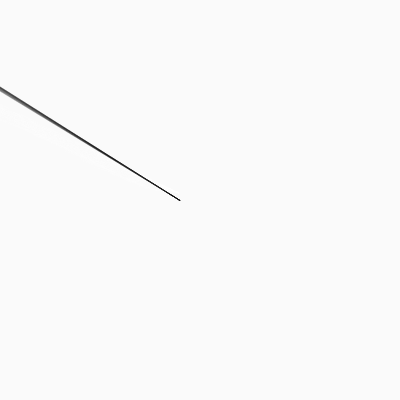
Frame 1 (no input)
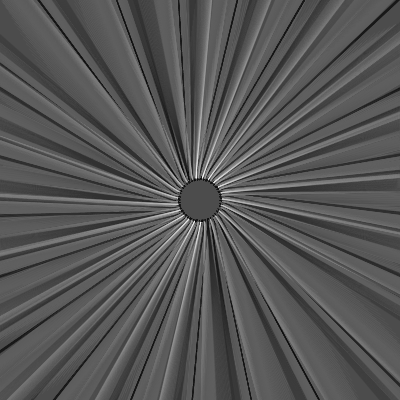
Frame 60 (no input)
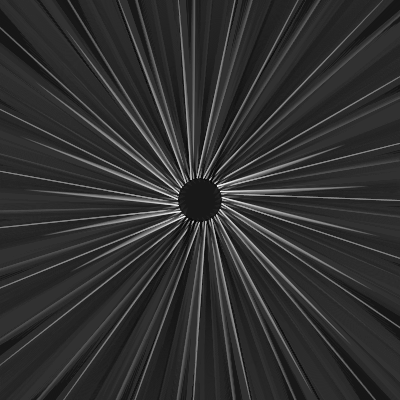
Frame 120 (the mouse pressed at the canvas centre since frame 60)

The p5.js sketch that drew these frames (run headless with seeded random() and noise() and a simulated clock; from frame 60 on, the mouse is pressed at the canvas centre):

// p5.js sketch
// ── sketch.js
// File: 091518

let ellipseDiameter

let numThings

function setup(){
  createCanvas(400,400)
  background(0)
  pixelDensity(displayDensity())
  ellipseMode(CENTER)
  // angleMode(DEGREES)
  ellipseDiameter = 10
  numThings = 100
  
}


function draw(){
  background(0,5)

  let t = map(sin(frameCount * 0.01), -1, 1, 0, 1)


  push()
  translate(width/2, height/2)
  rotate(3 * frameCount)
  for (var i = 1; i <= numThings; i++) {
    push()
    let x = bezierPoint(ellipseDiameter, ellipseDiameter * i,(width - ellipseDiameter), (width - ellipseDiameter), t)
    
    let y = bezierPoint(ellipseDiameter, ellipseDiameter * i,(height - ellipseDiameter) * -(i/height), (height - ellipseDiameter), t)
  
    noStroke()
    fill(255)
    // ellipse(x,y,2 * ellipseDiameter,ellipseDiameter)
    pop()
    push()
    let x2 = bezierPoint(ellipseDiameter, ellipseDiameter * i,(width - ellipseDiameter), (width - ellipseDiameter), 1 - t)
    
    let y2 = bezierPoint(ellipseDiameter, ellipseDiameter * i,(height - ellipseDiameter) * -(i/height), (height - ellipseDiameter), 1 - t)
    
    stroke(255,10)
    line(x2,y2,2 * ellipseDiameter,ellipseDiameter)
    noStroke()
    fill(255)
    // ellipse(x2,y2,2 * ellipseDiameter,ellipseDiameter)
    

    pop()
    
    
    
  }
  for (var i = 1; i <= numThings; i++) {
    push()
    let x3 = bezierPoint(
      ellipseDiameter * i,
      ellipseDiameter,
      (width - ellipseDiameter),
      (width - ellipseDiameter), t)
    
    let y3 = bezierPoint(
      ellipseDiameter * i,
      ellipseDiameter,
      (height - ellipseDiameter),
      (height - ellipseDiameter) * -(i/height), t)
  
    pop()
    push()
    let x4 = bezierPoint(ellipseDiameter * i,
    ellipseDiameter,
    (width - ellipseDiameter),
    (width - ellipseDiameter), 1 - t)
    
    let y4 = bezierPoint(ellipseDiameter * i,
    ellipseDiameter,
    (height - ellipseDiameter),
    (height - ellipseDiameter) * -(i/height), 1 - t)

    noStroke()
    stroke(0,0,0,10)
    line(x3,y3,2 * ellipseDiameter,ellipseDiameter/4)
    pop()

    
    
  }

  pop()
}
